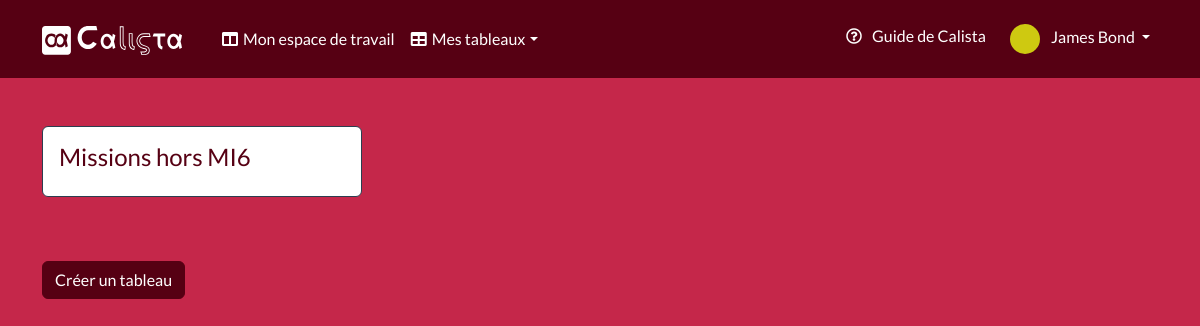
The app's page /home.php (signed in) with its own data.
### tables this page shows
CREATE TABLE user_app(
   id INT AUTO_INCREMENT,
   email_user_app VARCHAR(100),
   type_account_user_app VARCHAR(50),
   password_user_app VARCHAR(64),
   first_name_user_app VARCHAR(50),
   last_name_user_app VARCHAR(50),
   state_of_account_user_app BOOLEAN,
   color_user_app VARCHAR(50) DEFAULT 'blue',
   profile_picture_user_app VARCHAR(50),
   creation_date_user_app DATE,
   PRIMARY KEY(id)
);

CREATE TABLE board(
   id INT auto_increment,
   name_board VARCHAR(200),
   creation_date_board DATETIME,
   position_board INT,
   color_board VARCHAR(50) DEFAULT 'blue',
   id_user_app INT NOT NULL,
   PRIMARY KEY(id),
   FOREIGN KEY(id_user_app) REFERENCES user_app(id) ON UPDATE CASCADE ON DELETE CASCADE
);

### Controllers/Controller.php (called while the page is built, shortened)
<?php
abstract class Controller
{
    protected function view(string $fileName, array $data = [])
    {
        $filePath = base_path(self::VIEW_PATH . '/' . $fileName);
        if (file_exists($filePath)) {
            $userid = self::getCurrentUserId();
            if ($userid) {
                $user = User_app::find($userid);
                $userboards = $user->boards();
            }
            require $filePath;
        }
    }
    protected static function getCurrentUserId()
    {
        return session('id');
    }
}

### Controllers/HomeController.php (called while the page is built, shortened)
<?php
class HomeController extends Controller
{
    public function index()
    {
        return $this->view('/home.php', []);
    }
}

### public/home.php (called while the page is built, shortened)
<?php
$controller = new Controllers\HomeController();
switch ($_SERVER['REQUEST_METHOD']) {
    case 'GET':
        $controller->index();
        break;
}

### supports/helpers.php (called while the page is built, shortened)
<?php
if (!function_exists('session')) {
    function session(?string $key = null, $value = null)
    {
        if ($key and !is_null($value)) {
            $_SESSION[$key] = $value;
            return true;
        } elseif ($key) {
            return $_SESSION[$key] ?? null;
        }
        return $_SESSION;
    }
}

### Models/Model.php (called while the page is built, shortened)
<?php
abstract class Model
{
    protected static $db;
    protected $table;
    protected $identifier = 'id';
    public function hydrate(array $data): self
    {
        return $this;
    }
    public static function find($id)
    {
        $model = new static();
        $data = $model->select(
            "SELECT * FROM {$model->getTable()} WHERE {$model->getIdentifier()} = :id",
            [':id' => $id],
            1
        );
        return $model->hydrate($data);
    }
    public static function select(
        string $sql,
        array $data = [],
        ?int $limit = null,
        int $mode = PDO::FETCH_ASSOC
    ): array {
        $builder = new static();
        if ($limit) {
            $sql .= ' LIMIT ' . $limit;
        }
        $req = $builder::db()->prepare($sql);
        $req->execute($data);
        if ($limit === 1) {
            return $req->fetch($mode) ?: [];
        } else {
            return $req->fetchAll($mode) ?: [];
        }
    }
    public function getTable()
    {
        return $this->table;
    }
    public function getIdentifier()
    {
        return $this->identifier;
    }
    public static function db()
    {
        return self::$db;
    }
    protected static function openConnection()
    {
        $DSN = DB_PDO_DRIVER
            . ':host=' . DB_HOSTNAME
            . ';port=' . DB_PORT
            . ';dbname=' . DB_DATABASE;
        try {
            self::$db = new PDO($DSN, DB_USERNAME, DB_PASSWORD, [
                PDO::ATTR_PERSISTENT => true,
            ]);
        } catch (PDOException $e) {
            echo $e->getMessage() . '<br>';
            exit();
        }
    }
}

### Models/User_app.php (called while the page is built, shortened)
<?php
class User_app extends Model
{
    public $id;
    public $first_name_user_app;
    public $last_name_user_app;
    public static function find($id)
    {
        return parent::find($id);
    }
    public function boards()
    {
        $boardsModel = new Board();
        $req = $this->db()->prepare("SELECT * FROM {$boardsModel->getTable()} WHERE id_user_app = :id_user");
        $req->execute([
            ':id_user' => $this->id,
        ]);
        return $req->fetchAll(PDO::FETCH_ASSOC) ?: [];
    }
    public function getFullName()
    {
        return $this->first_name_user_app . ' ' . $this->last_name_user_app;
    }
}

### Views/home.php (the view, shortened to what this page needs)
<!DOCTYPE html>
<html lang="fr">
<head>
    <link rel="stylesheet" href="/assets/css/bootstrap.css">
    <link rel="stylesheet" href="/assets/css/root-<?php echo $user->color_user_app; ?>-theme.css">
    <link rel="stylesheet" href="/assets/css/custom-style.css">
    <link rel="stylesheet" href="https://cdnjs.cloudflare.com/ajax/libs/font-awesome/5.13.0/css/all.min.css">
</head>
<body>
    <header>
        <?php require view_path('components/nav.php'); ?>
    </header>
    <main>
        <div class="container">
            <div class="d-md-flex flex-md-wrap flex-xl-row gap-3 my-5">
                <?php foreach ($userboards as $userboard) : ?>
                    <div class="card border-primary mb-3" style="min-width: 20rem">
                        <div class="card-body">
                            <h4 class="card-title"><a href="<?php echo '/boards/show.php?id=' . $userboard['id'] ?>"><?php echo $userboard['name_board'] ?></a></h4>
                        </div>
                    </div>
                    <br>
                <?php endforeach; ?>
            </div>
            <button type="button" class="btn btn-primary mb-4" data-bs-toggle="modal" data-bs-target="#create-board">
                Créer un tableau
            </button>
        </div>
    </main>
</body>
</html>

### Views/components/nav.php (shortened to what this page needs)
<nav class="navbar navbar-expand-lg navbar-dark">
    <div class="container gap-3">
        <a class="navbar-brand" href="/index.php"><img id="logo-nav" src="/assets/pictures/calista-logo-white.svg" alt="Calista, application Trello like"></a>
        <div class="collapse navbar-collapse" id="navbarColor01">
            <ul class="navbar-nav me-auto">
                <li class="nav-item">
                    <a id="dashboard-nav" class="nav-link" href="/home.php">Mon espace de travail
                    </a>
                </li>
                <li class="nav-item dropdown">
                    <a id="boards-nav" class="nav-link dropdown-toggle" data-bs-toggle="dropdown" href="#" role="button" aria-haspopup="true" aria-expanded="false">Mes tableaux</a>
                </li>
            </ul>
            <ul class="navbar-nav gap-2">
                <li class="nav-item">
                    <a class="nav-link" id="help-icon-nav" href="">Guide de Calista
                    </a>
                </li>
                <li class="nav-item dropdown">
                    <a class="nav-link dropdown-toggle" data-bs-toggle="dropdown" href="#" role="button" aria-haspopup="true" aria-expanded="false">
                        <img id="profile-icon-nav" src="/assets/pictures/profile-picture.svg" alt="Menu de profil">
                        <span id="nav-profile-name">
                            <?php
                            echo ($user->getFullName());
                            ?>
                        </span>
                    </a>
                </li>
            </ul>
        </div>
    </div>
</nav>

### public/assets/css/root-red-theme.css (style rules this page uses)
:root { --bs-primary: #560013; --bs-secondary: #c5274a; --bs-third: #920f2b; }

### public/assets/css/custom-style.css (style rules this page uses)
body { background-color: var(--bs-secondary); }
h1, h2, h3, h4, a, p { color: var(--bs-primary); }
a { color: var(--bs-primary); text-decoration: none; }
#profile-icon-nav { width: 30px; }
#logo-nav { width: 140px; }
.navbar-dark { background-color: var(--bs-primary); --bs-navbar-color: #fff; --bs-navbar-hover-color: var(--bs-secondary); --bs-navbar-active-color: var(--bs-secondary); }
#nav-profile-name { margin-left: 8px; }
#help-icon-nav { cursor: pointer; margin-bottom: 2px; }
#help-icon-nav::before { font-family: "Font Awesome 5 Free"; content: "\f059"; margin-right: 10px; }
#dashboard-nav::before { font-family: "Font Awesome 5 Free"; font-weight: 900; content: "\f0db"; margin-right: 5px; }
#boards-nav::before { font-family: "Font Awesome 5 Free"; font-weight: 900; content: "\f0ce"; margin-right: 5px; }
.btn-primary { --bs-btn-color: #fff; --bs-btn-bg: var(--bs-primary); --bs-btn-border-color: var(--bs-primary); --bs-btn-hover-color: #fff; --bs-btn-hover-bg: var(--bs-third); --bs-btn-hover-border-color: var(--bs-primary); --bs-btn-focus-shadow-rgb: 76, 91, 106; --bs-btn-active-color: #fff; --bs-btn-active-bg: var(--bs-third); --bs-btn-active-border-color: var(--bs-third); --bs-btn-active-shadow: inset 0 3px 5px rgba(0, 0, 0, 0.125); }

### records on screen
user_app: $user->getFullName() "James Bond"
board: name_board "Missions hors MI6"
